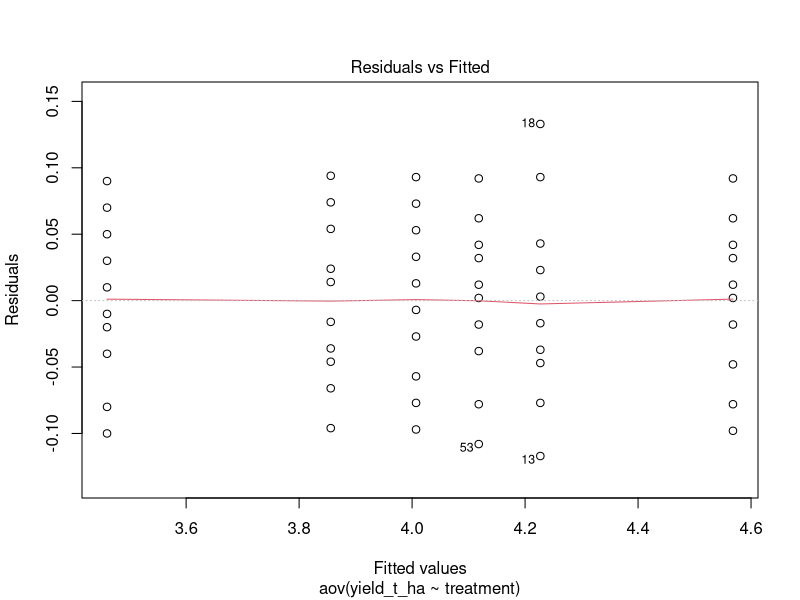
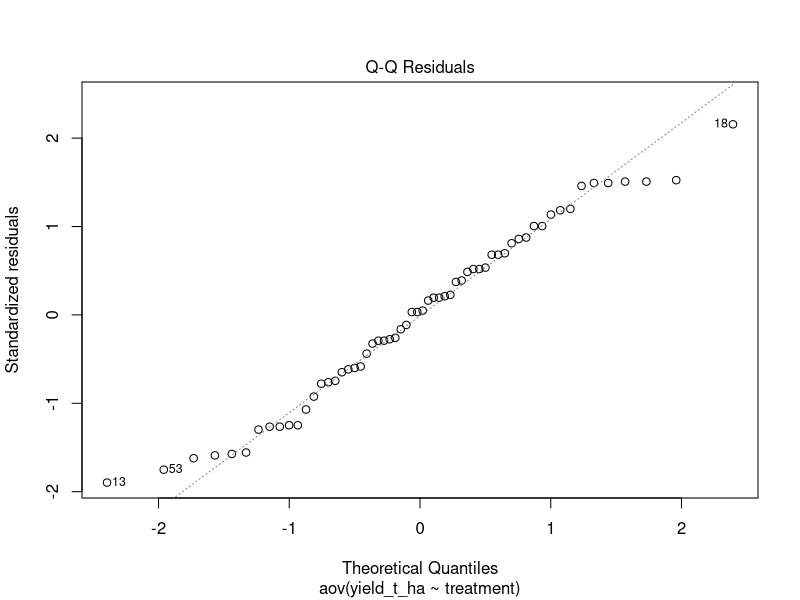
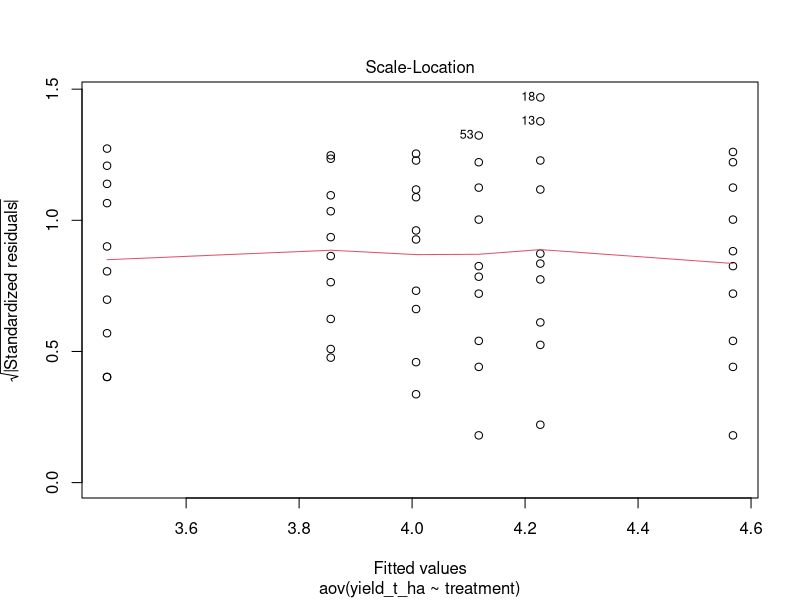
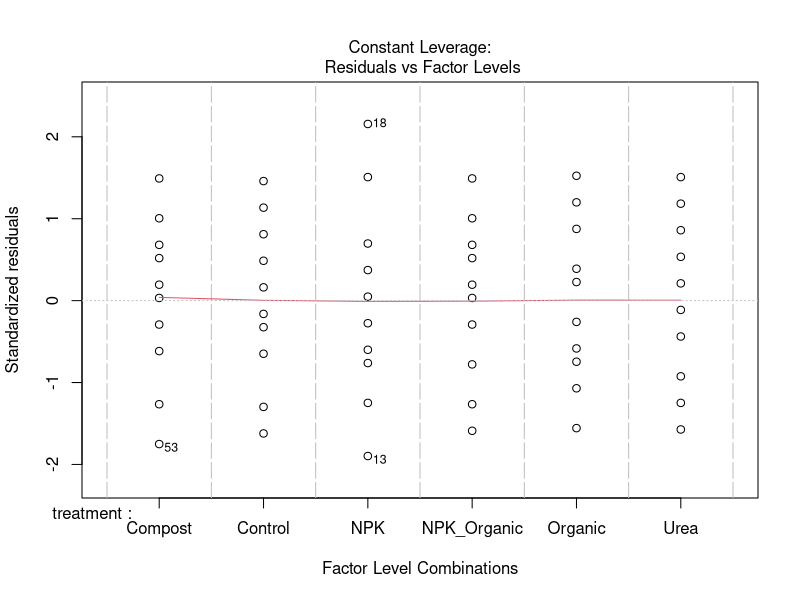

The R script that drew these images, in order:
## ---- chunk 1
datacrd <- read.csv("crd_normal_data.csv")

head(datacrd)
## ---- chunk 2
colSums(is.na(datacrd))
## ---- chunk 3
modelcrd <- aov(
  yield_t_ha ~ treatment,
  data = datacrd
)

modelcrd
## ---- chunk 4
summary(modelcrd)
## ---- chunk 5
plot(modelcrd)
## ---- chunk 6
shapiro.test(residuals(modelcrd))
## ---- chunk 7
library(car)

leveneTest(yield_t_ha ~ treatment, data = datacrd)

## ---- chunk 8
summary(modelcrd)
## ---- chunk 9
library(emmeans) 
emm_crd_lsd = emmeans(modelcrd,pairwise~treatment, adjust="none") 
emm_crd_lsd
## ---- chunk 10

library(multcomp) 
library(multcompView)

multcomp::cld( emm_crd_lsd, adjust = "none", Letters = letters )

## ---- chunk 11
library(emmeans) 
emm_crd_hsd = emmeans(modelcrd,pairwise~treatment, adjust="tukey") 
emm_crd_hsd
## ---- chunk 12

multcomp::cld( emm_crd_hsd, adjust = "sidak", Letters = letters ) 
